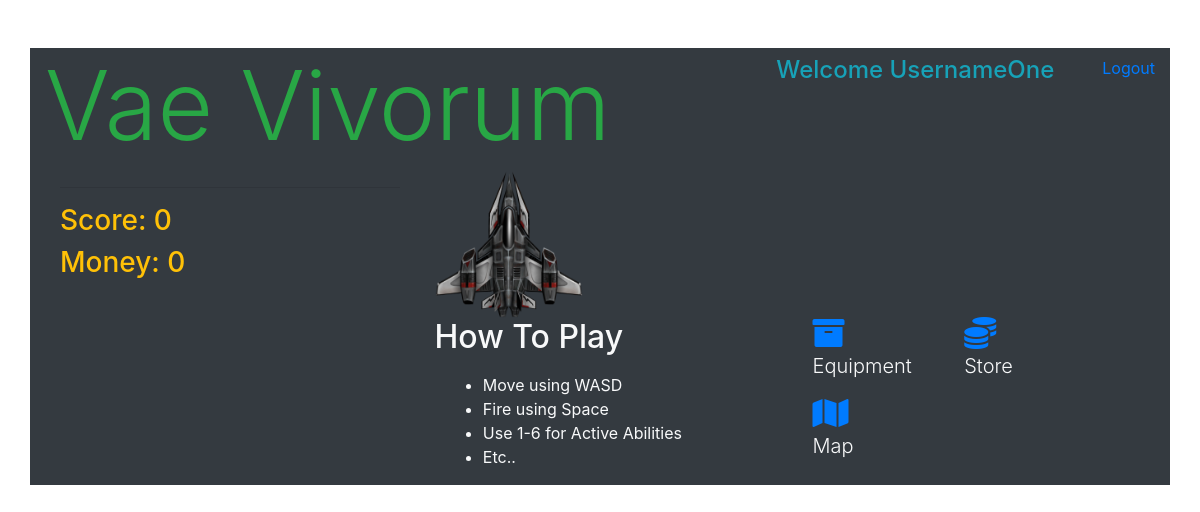
Page /dashboard on the earlier database version.
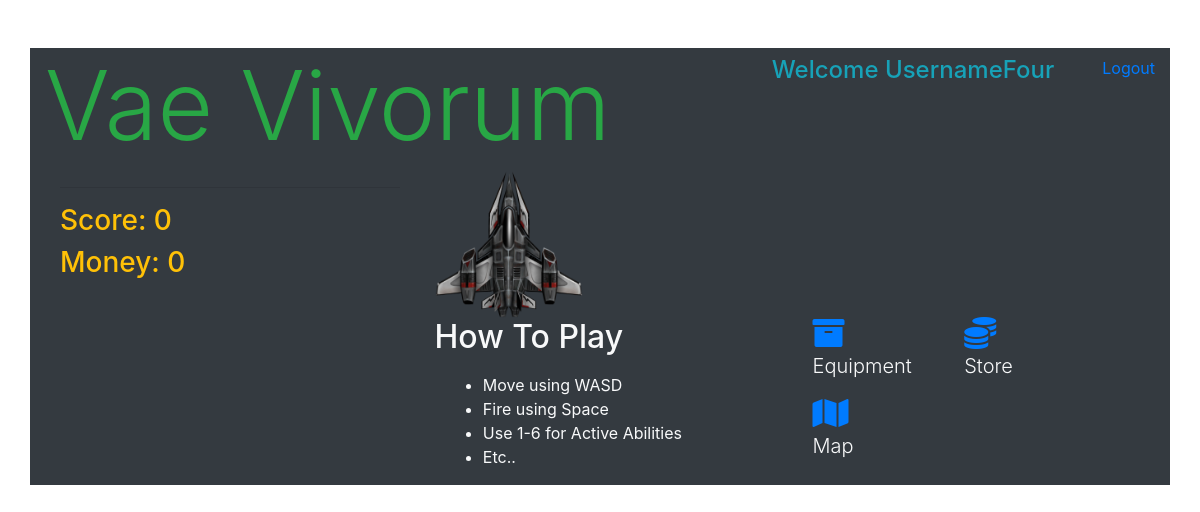
Same page on the later database version.
### models.py (models this page shows)
class Users(db.Model):
    __tablename__ = "Users"
    id = db.Column(db.Integer, primary_key=True)
    username = db.Column(db.String(255))
    email = db.Column(db.String(255))
    password = db.Column(db.String(255))
    created_at = db.Column(db.DateTime)
    updated_at = db.Column(db.DateTime)
    current_score = db.Column(db.Integer)
    current_money = db.Column(db.Integer)
    current_xp = db.Column(db.Integer)
    current_level = db.Column(db.Integer)
    active_ship = db.Column(db.Integer)
    character_active_ability_id = db.Column(db.Integer, db.ForeignKey("Active_Abilities.id", ondelete="cascade"))
    passive_abilities_this_user_has = db.relationship('User_Character', backref="characters_that_have_this_passive")

### app.py (the view)
@app.route('/dashboard')
def dashboard():
    if 'id' in session:
        loggedInUser = Users.query.get(session['id'])
    else:
        loggedInUser = Users.query.get(1)   #DEFAULT USER, CHANGE THIS LATER
    return render_template("dashboard.html", thisUser = loggedInUser)

### templates/dashboard.html (shortened to what this page needs)
<!DOCTYPE html>
<html lang="en">
<head>
    <link rel="stylesheet" href="https://stackpath.bootstrapcdn.com/bootstrap/4.4.1/css/bootstrap.min.css">
    <link rel="stylesheet" href="https://cdnjs.cloudflare.com/ajax/libs/font-awesome/5.11.2/css/all.css" />
    <link rel="stylesheet" type="text/css" href="{{ url_for('static', filename='css/style.css') }}">
</head>
<body>
    <div class="container bg-dark mt-5 text-warning">
        <div id="topbar"  class="d-flex flex-row">
            <h1 class="display-1 d-inline-flex text-success">Vae Vivorum</h1>
            <h4 class="ml-auto d-inline-flex mt-2 text-info" >Welcome {{ thisUser.username }}</h4>
            <a class="ml-5 d-inline-flex mt-2" href="/logout">Logout</a>
        </div>
        <div class="container col-xl-4 bg-dark align-top d-inline-block">
            <hr>
            <h3>Score: {{ thisUser.current_score }}</h3>
            <h3>Money: {{ thisUser.current_money }}</h3>
        </div>
        <div class="container bg-dark text-light d-inline-block col-xl-3 align-top">
            <img class="d-inline-block align-top" id="playershipDashboard" src="../static/img/spaceship.png" alt="spaceship">
            <h2>How To Play</h2>
            <ul class="d-inline-block float-right mt-2">
                <li>Move using WASD</li>
                <li>Fire using Space</li>
                <li>Use 1-6 for Active Abilities</li>
                <li>Etc..</li>
            </ul>
        </div>
        <div class="container bg-dark text-light d-inline-block col-xl-4 align-bottom mb-2 ml-5">
            <div class="ml-5 d-inline-block">
                <a href="equipment.html"><i class="fas fa-2x fa-archive"></i></a>
                <p class="lead">Equipment</p>
            </div>
            <div class="ml-5 d-inline-block">
                <a href="store.html"><i class="fas fa-2x fa-coins"></i></a>
                <p class="lead">Store</p>
            </div>
            <div class="ml-5 d-inline-block">
                <a href="map.html"><i class="fas fa-2x fa-map"></i></a>
                <p class="lead">Map</p>
            </div>
        </div>
    </div>
</body>
</html>

### static/css/style.css (style rules this page uses)
#playershipDashboard { max-width: 60%; }

Differences in the rows shown:
changed Users: username "UsernameOne" → "UsernameFour"
